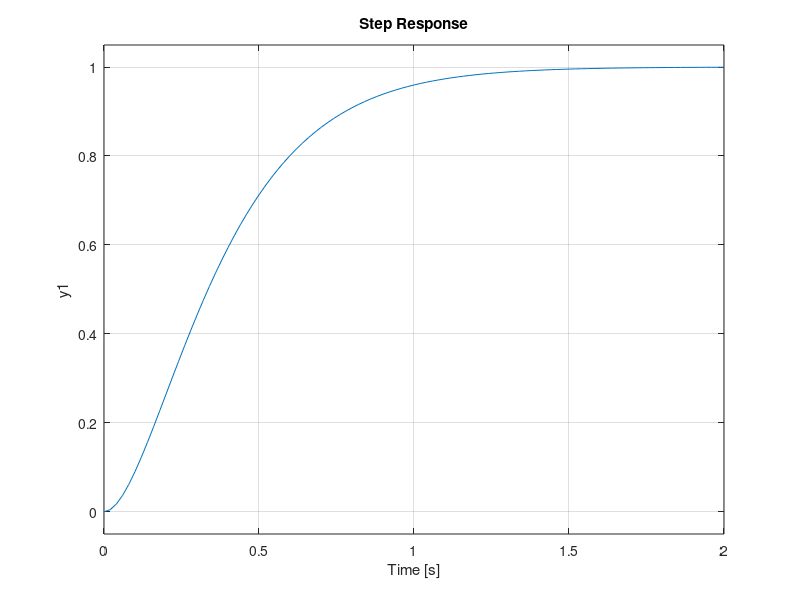

Here is the MATLAB script that generated this plot:
clear all;
clc;
A = [-10 25; -1 0];
B = [0 ;1];
C = [ 1 0];
D = 0;
%K = [7 -25];
[num,den] = ss2tf(A,B,C,D);
tf(num,den)
1 + C*inv(A)*B;
sys_cl = ss(A,B,C,D);
step(sys_cl);